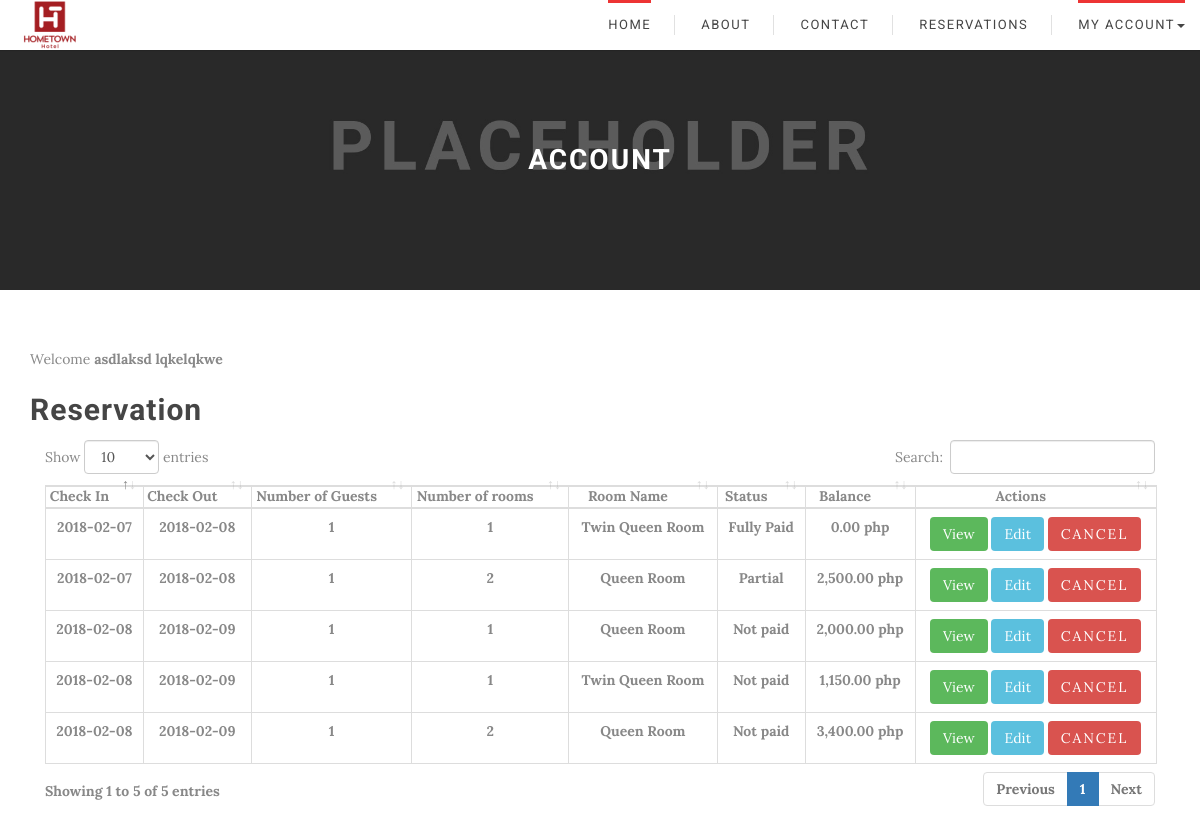
Page /GuestDashboard.php (signed in) on the earlier database version.
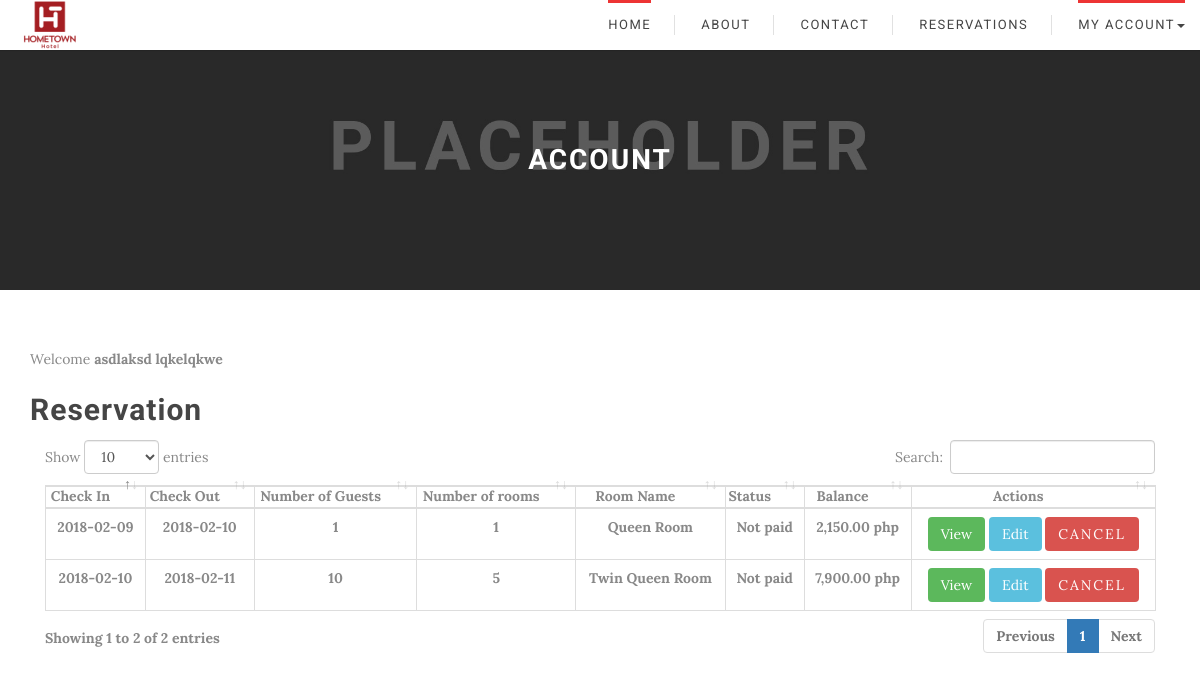
Same page on the later database version.
### tables this page shows
CREATE TABLE `reservation_masterfile` (
  `reservation_id` int(11) NOT NULL,
  `guest_id` int(11) NOT NULL,
  `room_id` int(11) NOT NULL,
  `checkindate` date NOT NULL,
  `checkoutdate` date NOT NULL,
  `number_guest` int(11) NOT NULL,
  `room_number` int(11) NOT NULL,
  `status` varchar(20) NOT NULL,
  `reservation_code` varchar(10) NOT NULL
);

CREATE TABLE `room_masterfile` (
  `room_id` int(11) NOT NULL,
  `room_type` varchar(50) NOT NULL,
  `room_description` varchar(50) NOT NULL,
  `room_capacity` varchar(50) NOT NULL,
  `room_rate` float NOT NULL,
  `room_number` int(11) NOT NULL,
  `room_status` varchar(50) NOT NULL,
  `room_imagepath` text NOT NULL
);

CREATE TABLE `billing_masterfile` (
  `billing_id` int(11) NOT NULL,
  `guest_id` int(11) NOT NULL,
  `reservation_id` int(11) NOT NULL,
  `balance` float NOT NULL,
  `created_at` datetime NOT NULL,
  `updated_at` datetime NOT NULL,
  `status` varchar(30) NOT NULL,
  `total` float NOT NULL,
  `downpayment` float NOT NULL
);

### GuestDashboard.php (the view, shortened to what this page needs)
  <?php
  include_once 'db.php';
  include_once 'header.php';
  ?>
  <link rel ='stylesheet' href = 'Adminside/css/dataTables.bootstrap4.min.css'/>
<body>
 <header>
  <?php
    include_once 'navigationBar.php';
  ?>
  <div class="rq-checkout-banner">
    <div class="rq-checkout-banner-mask">
      <div class="container">
        <div class="rq-checkout-banner-text">
          <div class="rq-checkout-banner-text-middle">
            <h1>Account</h1>
          </div>
        </div>
      </div>
    </div>
  </div>
  <div class = "container" style = "margin-top: 5%">
    <div class = "row">
      <div class = "col-lg-12 col-md-12 col-sm-12">
        <div class = "blogArchive_area">
          <div class = "single_archiveblog wow fadeInDown animated" style = "visibility: visible; animation-name: fadeInDown;">
            <div>
              Welcome
              <b>
                <?php echo "{$_SESSION['firstname']} {$_SESSION['lastname']}"; ?>
                <b>
                  <!-- <p stlye = "text-align:right;">
                    <a href="account.php">Account Settings</a>
                  </p> -->
                  <h2> Reservation </h2>
                  <table class = "table table-bordered display" id = 'reservations'>
                    <thead>
                      <tr>
                        <th>Check In</th>
                        <th>Check Out</th>
                        <th>Number of Guests</th>
                        <th>Number of rooms</th>
                        <th>Room Name</th>
                        <th>Status</th>
                        <th>Balance</th>
                        <th>Actions</th>
                      </tr>
                    </thead>
                  <?php $fetch_reservations = mysqli_query($conn, "SELECT *, reservation_masterfile.room_number as roomno FROM reservation_masterfile JOIN room_masterfile ON reservation_masterfile.room_id = room_masterfile.room_id JOIN billing_masterfile ON reservation_masterfile.reservation_id = billing_masterfile.reservation_id WHERE reservation_masterfile.guest_id = {$_SESSION['guest_ID']}") or die(mysqli_error($conn));
                  while($row = mysqli_fetch_assoc($fetch_reservations)){ ?>
                  <tr>
                    <td align = "center" id = 'checkin'><?= $row['checkindate'] ?></td>
                    <td align = "center" id = 'checkout'><?= $row['checkoutdate'] ?></td>
                    <td align = "center"><?= $row['number_guest'] ?></td>
                    <td align ='center'><?= $row['roomno'] ?></td>
                    <td align = 'center'><?= $row['room_type'] ?></td>
                    <td align = "center"><?= $row['status'] ?></td>
                    <td align = 'center'> <?= number_format($row['balance'],2) . " php"?></td>
                    <td align ='center'>
                      <form method="post" id ='deletereservation'>
                       <a href="summary.php?code=<?= $row['reservation_id']?>" class="btn btn-sm btn-success">View</a>
                       <a href = '#' data-target = '#exampleModal' data-toggle ='modal' class ='btn btn-info edit' >Edit</a>
                       <button name="cancel" type = 'submit' class="btn btn-sm btn-danger">Cancel</button>
                     </form>
                   </td>
                 </tr>
                 <?php } ?>
             </b>
           </b>
         </div>
    </body>
    </html>

### header.php (shortened to what this page needs)
<!DOCTYPE html>
<html lang="en">
<head>
  <link rel="stylesheet" href="css/owl.carousel.css">
  <link rel="stylesheet" href="css/jquery-ui.css">
  <link rel="stylesheet" href="css/jquery-ui.structure.css">
  <link rel="stylesheet" href="css/jquery-ui.theme.min.css">
  <link rel="stylesheet" href="css/jquery.timepicker.css">
  <link rel="stylesheet" href="css/jquery.countdown.css">
  <link rel="stylesheet" href="css/flexslider.css">
  <link rel="stylesheet" href="css/red.css">
  <link rel="stylesheet" href="css/select2.css">
  <link rel="stylesheet" href="css/jquery.raty.css" />
  <link rel="stylesheet" href="css/hotel.style1.css">
</head>

### navigationBar.php (shortened to what this page needs)
<!DOCTYPE html>
<html>
<head>
</head>
<body>
	<header>
		<nav class="navbar rq-header-main-menu navbar-fixed-top" role="navigation">
      <div class="container-fluid">
        <div class="navbar-header">
          <a class="navbar-brand" href="index.php"><img class="logo" src="HometownLogo.png" alt="Hometown"></a>
        </div>
        <div id="nav-menu" class="navbar-collapse rq-menu-wrapper collapse navbar-right" role="navigation">
          <ul class="nav navbar-nav rq-menus">
            <li class="active">
              <a href="HomepageFinal.php">Home</a>
            </li>
              <li>
                <a href="aboutUs.php">About</a>
              </li>
              <li>
                <a href="contact.html">Contact</a>
              </li>
              <li>
                <a href="Step1.php">Reservations</a>
              </li>
              <?php if(isset($_SESSION['login'])){  ?>
              <li class="active dropdown">
                <a class="dropdown-toggle" data-toggle="dropdown" href="#" aria-expanded = "false">
                  MY ACCOUNT<span class="caret"></span>
                </a>
              </li>
              <?php } else { ?>
              <li><a href="login.php">LOGIN</a></li>
              <?php } ?>
            </ul>
          </div>
      </nav>
	</header>
</body>
</html>

### GuestDashboard.php (style rules this page uses)
.navbar-brand { margin-top: -22px; margin-right: 5px; }
.table-bordered { border: 1px solid #ddd; }
.table { width: 100%; max-width: 100%; margin-bottom: 20px; }
table { background-color: transparent; }
table { border-spacing: 0; border-collapse: collapse; }
.table-bordered>thead>tr>th { border-bottom-width: 2px; }
.table-bordered>thead>tr>th { border: 1px solid #ddd; }
.btn { border-radius: 0px; margin-bottom: 5px; -webkit-transition: all 0.5s; -o-transition: all 0.5s; transition: all 0.5s; }
.btn-sm { padding: 5px 10px; font-size: 12px; line-height: 1.5; border-radius: 3px; }
.btn-success { color: #fff; background-color: #5cb85c; border-color: #4cae4c; }
.btn { display: inline-block; padding: 6px 12px; margin-bottom: 0; font-size: 14px; font-weight: 400; line-height: 1.42857143; text-align: center; white-space: nowrap; vertical-align: middle; -ms-touch-action: manipulation; touch-action: manipulation; cursor: pointer; -webkit-user-select: none; -moz-user-select: none; -ms-user-select: none; user-select: none; background-image: none; border: 1px solid transparent; border-radius: 4px; }
.table-bordered>tbody>tr>td { border: 1px solid #ddd; }
.table>tbody>tr>td { padding: 8px; line-height: 1.42857143; vertical-align: top; border-top: 1px solid #ddd; }

Differences in the rows shown:
no longer on this page (row edited): reservation_masterfile: checkindate "2018-02-07", checkoutdate "2018-02-08", number_guest "1", room_number "1", room.room_type "Twin Queen Room", billing_masterfile.status "Fully Paid", billing_masterfile.balance "0.00"
no longer on this page (row edited): reservation_masterfile: checkindate "2018-02-07", checkoutdate "2018-02-08", number_guest "1", room_number "2", room.room_type "Queen Room", billing_masterfile.status "Partial", billing_masterfile.balance "2,500.00"
removed reservation_masterfile: checkindate "2018-02-08", checkoutdate "2018-02-09", number_guest "1", room_number "1", room.room_type "Queen Room", billing_masterfile.status "Not paid", billing_masterfile.balance "2,000.00"
removed reservation_masterfile: checkindate "2018-02-08", checkoutdate "2018-02-09", number_guest "1", room_number "1", room.room_type "Twin Queen Room", billing_masterfile.status "Not paid", billing_masterfile.balance "1,150.00"
removed reservation_masterfile: checkindate "2018-02-08", checkoutdate "2018-02-09", number_guest "1", room_number "2", room.room_type "Queen Room", billing_masterfile.status "Not paid", billing_masterfile.balance "3,400.00"
added reservation_masterfile: checkindate "2018-02-09", checkoutdate "2018-02-10", number_guest "1", room_number "1", room.room_type "Queen Room", billing_masterfile.status "Not paid", billing_masterfile.balance "2,150.00"
added reservation_masterfile: checkindate "2018-02-10", checkoutdate "2018-02-11", number_guest "10", room_number "5", room.room_type "Twin Queen Room", billing_masterfile.status "Not paid", billing_masterfile.balance "7,900.00"
Other differences:
text written by a page script: "Show entries Search: Showing 1 to 5 of 5 entries Previous 1 Next" → "Show entries Search: Showing 1 to 2 of 2 entries Previous 1 Next"
